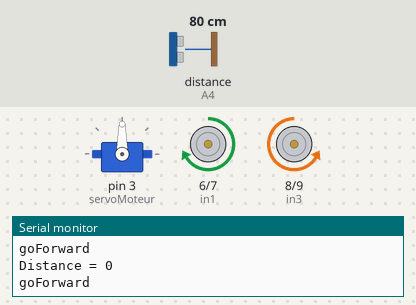
A sketch run on a simulated Arduino Uno, built with avr-gcc and run on an emulated ATmega328P. On the bench: servo, motor-driver pin pairs drawn as motors (green arrow = first pin HIGH = forward, orange = second pin HIGH = backward, longer = more drive, scaled by the enable pin), the last lines printed to the serial monitor. Wiring (inferred from the names in the program): ultrasonic range finder: trigger A5; echo A4. Inputs (shaded band) come from the test bench; at power-on: distance to the obstacle (sensor on A4) 80 cm. The echo pulse lasts 58.3 µs per cm.

Above: at 1.2 s.
1.3 s: distance to the obstacle (sensor on A4) set to 22 cm
4.3 s: distance to the obstacle (sensor on A4) set to 18 cm
At 6.6 s:
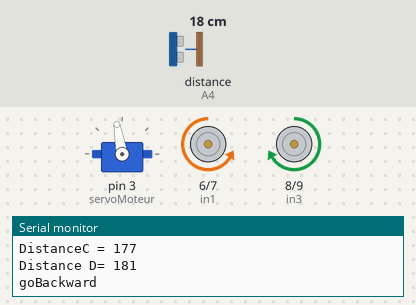
7.3 s: distance to the obstacle (sensor on A4) set to 2 cm
10.3 s: distance to the obstacle (sensor on A4) set to 4 cm
At 10.7 s:
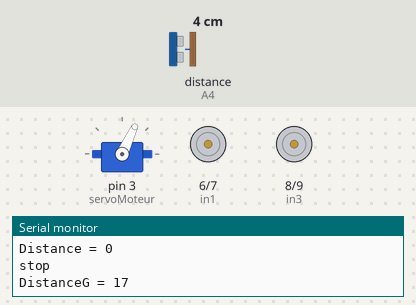
13.3 s: distance to the obstacle (sensor on A4) set to 60 cm
At 14.7 s:
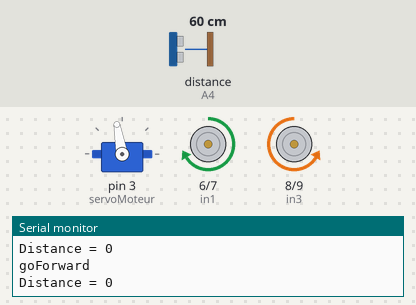
Timing chart, 0 to 15.8 s (numbered marks = the images above; inputs shaded):
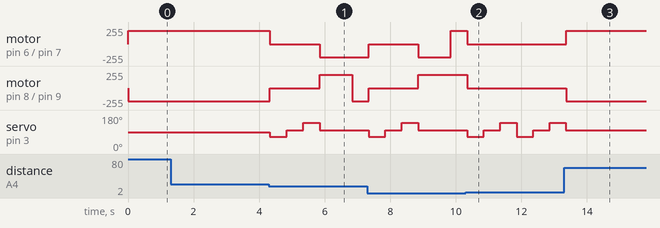

The sketch:

robot.ino
```cpp
#include <Servo.h>
#include <Arduino.h>
#include "ultrasonic.h"
#include "engine.h"

Servo servoMoteur;
UltraSonic robot;
Engine moteur(200);
int distance=0;
int distanceg=0;
int distancec=0;
int distanced=0;

void setup() {
  // put your setup code here, to run once:
 Serial.begin(9600);
 servoMoteur.attach(3);
}

void loop() {
  distancec=robot.getDistance();
  Serial.print("Distance = ");
  Serial.println(distance);
  //delay(1000);
  if (distancec < 200){
  moteur.stop();
  servoMoteur.write(65);
  distanced=robot.getDistance();
  Serial.print("DistanceG = ");
  Serial.println(distanceg);
  delay(500);
  servoMoteur.write(100);
  distancec=robot.getDistance();
  Serial.print("DistanceC = ");
  Serial.println(distancec);
  delay(500);
  servoMoteur.write(140);
  distanceg=robot.getDistance();
  Serial.print("Distance D= ");
  Serial.println(distanced);
  delay(500);
  servoMoteur.write(100);

  if (distanceg > distanced){
    moteur.goBackward();
    delay(1000);
    moteur.turnLeft();
    delay(500);
    moteur.goForward();
  }else if (distanced > distanceg){
    moteur.goBackward();
    delay(1000);
    moteur.turnRight();
    delay(500);
    moteur.goForward();
    }
  }else{
    moteur.goForward();
  }
}
```

engine.h
```cpp
#include <Arduino.h>
class Engine{

 private:
  const int in1=6;
  const int in2=7;
  const int in3=8;
  const int in4=9;
  const int ENA=5;
  const int ENB=11;
  int velocity;

 public:
 Engine(int s){
    velocity=s;
    pinMode(in1, OUTPUT);
    pinMode(in2, OUTPUT);
    pinMode(in3, OUTPUT);
    pinMode(in4, OUTPUT);
    pinMode(ENA, OUTPUT);
    pinMode(ENB, OUTPUT);
    stop();
  }

  void stop(){
    digitalWrite(ENA,LOW);
    digitalWrite(ENB,LOW);
    Serial.println("stop");

  }
  void changeSpeed(int s){
    velocity=s;

    }


  void goForward(){
    analogWrite(ENA,velocity);
    analogWrite(ENB,velocity);
    digitalWrite(in1,HIGH);
    digitalWrite(in2,LOW);
    digitalWrite(in3,LOW);
    digitalWrite(in4,HIGH);
    Serial.println("goForward");
  }
  void goBackward(){
    analogWrite(ENA,velocity);
    analogWrite(ENB,velocity);
    digitalWrite(in1,LOW);
    digitalWrite(in2,HIGH);
    digitalWrite(in3,HIGH);
    digitalWrite(in4,LOW);
    Serial.println("goBackward");
  }

  void turnLeft(){
    analogWrite(ENA,velocity);
    analogWrite(ENB,velocity);
    digitalWrite(in1,HIGH);
    digitalWrite(in2,LOW);
    digitalWrite(in3,HIGH);
    digitalWrite(in4,LOW);
    Serial.println("turnleft");
  }

  void turnRight(){
    analogWrite(ENA,velocity);
    analogWrite(ENB,velocity);
    digitalWrite(in1,LOW);
    digitalWrite(in2,HIGH);
    digitalWrite(in3,LOW);
    digitalWrite(in4,HIGH);
    Serial.println("turnright");
  }

};
```

ultrasonic.h
```cpp
#include <Arduino.h>

class UltraSonic {
  private:
  const int echo= A4;
  const int trig = A5;

  public:
  UltraSonic(){
    pinMode(echo,INPUT);
    pinMode(trig,OUTPUT);
  }

  float getDistance(){
    digitalWrite(trig,LOW);
    delayMicroseconds(2);
    digitalWrite(trig, HIGH);
    delayMicroseconds(20);
    digitalWrite(trig,LOW);
    float d=pulseIn(echo,HIGH);
    d/=5.8f;
    return d;
  }
};
```

Measured:
- the behaviour switches between 21 and 20 cm on distance to the obstacle (sensor on A4) (found by bisection; images 0 and 1)
- after the input at 4.3 s, motor on pin 6 (in1) / pin 7 (in2): forward 200/255 → stopped at once, → backward 200/255 1.5 s later; motor on pin 8 (in3) / pin 9 (in4): backward 200/255 → stopped at once, → forward 200/255 1.5 s later, → backward 200/255 1.0 s later
- after the input at 10.3 s, motor on pin 6 (in1) / pin 7 (in2), motor on pin 8 (in3) / pin 9 (in4): goes on until 10.4 s, then stays stopped
- after the input at 13.3 s, motor on pin 6 (in1) / pin 7 (in2): stopped → forward 200/255 after 0.06 s; motor on pin 8 (in3) / pin 9 (in4): stopped → backward 200/255 after 0.06 s
